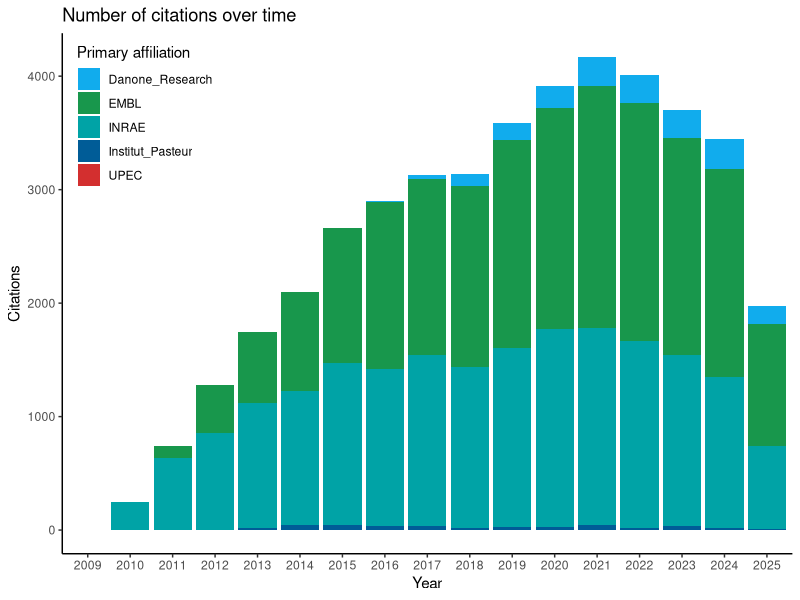
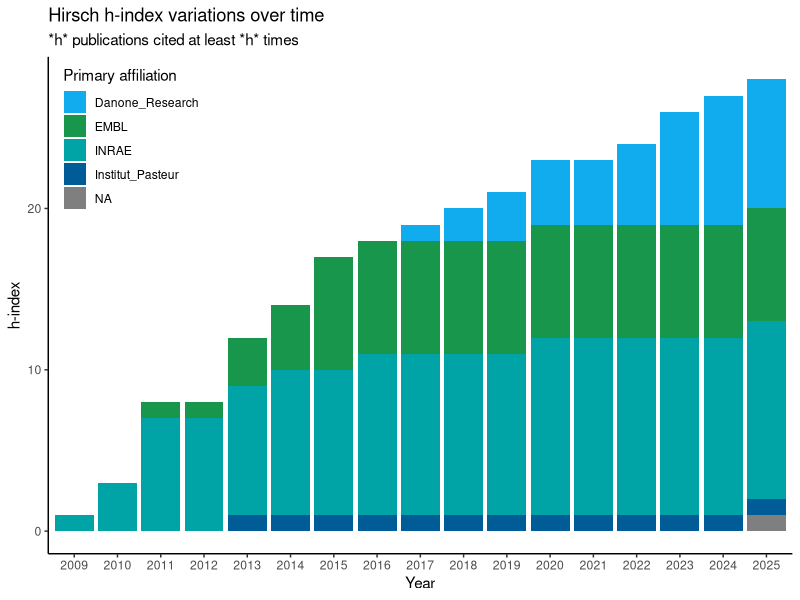
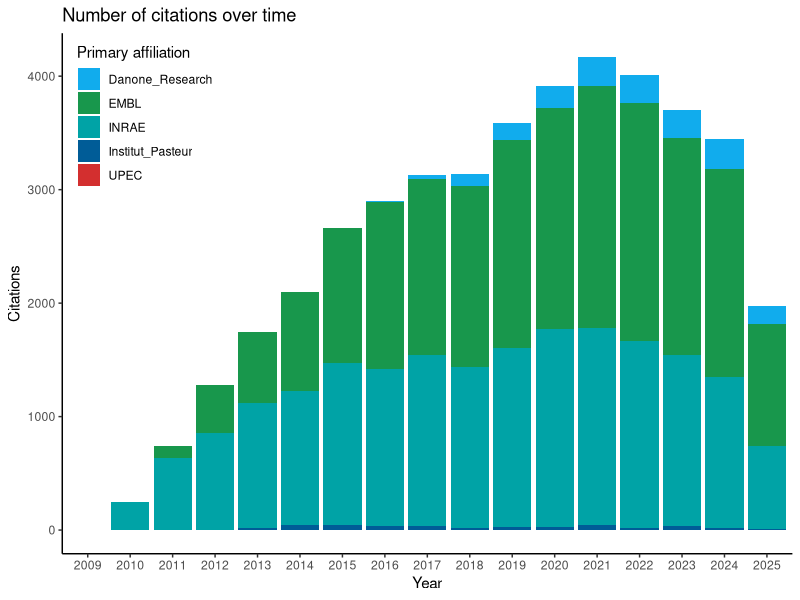
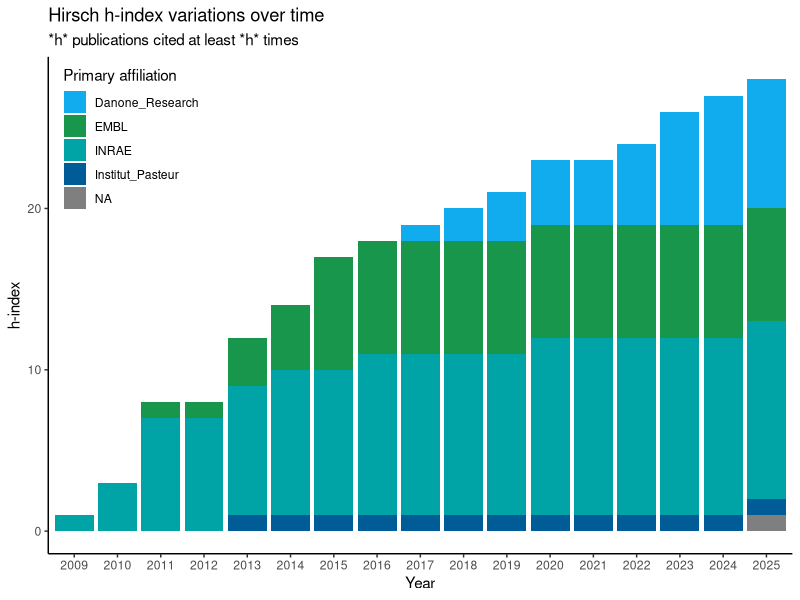

Recreate these plots in R, in order.
## ---- chunk 1

library(ggplot2)
library(dplyr)


## ---- chunk 2

publications_google_scholar = readr::read_csv("_data/publications_google_scholar.csv")

publications_citations_per_years = readr::read_csv("_data/publications_citations_per_years.csv")



## ---- chunk 3

affiliation_colors <- c(
  "Danone_Research" = "#11ACED", 
  "EMBL" = "#18974C", 
  "INRAE" = "#00a3a6", 
  "Institut_Pasteur" = "#005C97", 
  "UPEC" = "#D32F2F"
  
)


readr::read_csv2("_data/publications_affiliations.csv") %>%
  merge(publications_citations_per_years, by="pubid") %>%
  mutate(Year = as.character(Year)) %>%
  group_by(Year) %>%
  mutate(year_cite=sum(Citations)) %>%
  ggplot() + geom_bar(aes(x=Year, y=Citations, fill=primary_affiliation), stat="identity" ) +
  #geom_text(aes(x=Year, y=year_cite, label=year_cite), vjust=-0.5, color="black") + 
  scale_fill_manual("Primary affiliation", values = affiliation_colors) +
  ggtitle("Number of citations over time") +

  theme_classic() +
  theme(legend.position = c(0.02, 0.98),    # Top left position
        legend.justification = c(0, 1),     # Anchor point (top left corner)
        legend.background = element_rect(fill="transparent", color="transparent"), # Transparent background and border
        legend.margin = margin(t = 0, r = 0, b = 0, l = 0))  # Reduce margin to make it closer to the corner

ggsave("images/julien_tap_publications_citations_affiliations.png")

## ---- chunk 4
readr::read_csv2("_data/publications_affiliations.csv") %>%
  merge(publications_citations_per_years, by="pubid", all = TRUE) %>%
  select(pubid,primary_affiliation, Year, Citations) -> data

# Compute cumulative citations for each publication up to each year
cumulative_data <- data %>%
  group_by(pubid) %>%
  arrange(Year) %>%
  mutate(cumulative_citations = cumsum(Citations)) %>%
  ungroup()

# Compute h-index for each year based on cumulative citations
compute_h_index <- function(citations) {
  sorted_citations <- sort(citations, decreasing = TRUE)
  h_index <- sum(sorted_citations >= 1:length(sorted_citations))
  return(h_index)
}

h_index_data <- cumulative_data %>%
  group_by(Year) %>%
  mutate(h_index = compute_h_index(cumulative_citations),
         contributes_to_h_index = ifelse(cumulative_citations >= row_number(desc(cumulative_citations)) & row_number(desc(cumulative_citations)) <= h_index, 1, 0)) %>%
  ungroup()

# Aggregation by affiliation for publications that contributed to h-index
affiliation_contrib <- h_index_data %>%
  filter(contributes_to_h_index == 1) %>%
  group_by(Year, primary_affiliation) %>%
  summarise(count_contrib = n()) %>%
  ungroup()

affiliation_contrib %>%
  arrange(Year) %>%
  #filter(Year != 2009) %>%
  mutate(Year= as.character(Year)) %>%
  ggplot() + geom_bar(aes(x=Year, y=count_contrib, fill=primary_affiliation), stat="identity") +
  #geom_text(aes(x=Year, y=max_h_index, label=H_index), vjust=1.5, color="white") + # This line adds h-index values
  ylab("h-index") +
  theme_classic() +
  ggtitle("Hirsch h-index variations over time", subtitle = "*h* publications cited at least *h* times") +
  scale_fill_manual("Primary affiliation", values = affiliation_colors) +
  theme_classic() +
  theme(legend.position = c(0.02, 0.98),    # Top left position
        legend.justification = c(0, 1),     # Anchor point (top left corner)
        legend.background = element_rect(fill="transparent", color="transparent"), # Transparent background and border
        legend.margin = margin(t = 0, r = 0, b = 0, l = 0))  # Reduce margin to make it closer to the corner


ggsave("images/julien_tap_h_index_affiliations.png")

